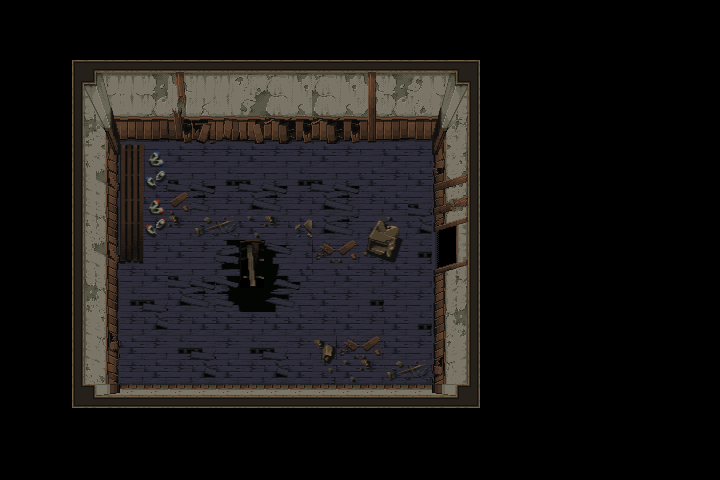

Below is a game level as drawn by its tile map, then a one-line description and the .tmx file that defines it, in full:
An orthogonal 30x20 tile map with 24x24 px tiles, 1 tile layer (Tile Layer 1), 2 tilesets and 8 objects (7x Obstacle, Player).

<map version="1.10" tiledversion="1.11.2" orientation="orthogonal" renderorder="right-down" width="30" height="20" tilewidth="24" tileheight="24" infinite="0" nextlayerid="3" nextobjectid="10">
 <tileset firstgid="1" source="../spritesheets/floor.tsx" />
 <tileset firstgid="257" source="../spritesheets/wall.tsx" />
 <layer id="1" name="Tile Layer 1" width="30" height="20">
  <data encoding="csv">
0,0,0,0,0,0,0,0,0,0,0,0,0,0,0,0,0,0,0,0,0,0,0,0,0,0,0,0,0,0,
0,0,0,0,0,0,0,0,0,0,0,0,0,0,0,0,0,0,0,0,0,0,0,0,0,0,0,0,0,0,
0,0,0,347,348,349,349,349,349,349,349,349,349,349,349,349,349,350,351,352,0,0,0,0,0,0,0,0,0,0,
0,0,0,363,364,273,274,283,276,277,278,279,280,279,280,281,274,275,367,368,0,0,0,0,0,0,0,0,0,0,
0,0,0,379,380,289,290,299,292,293,294,295,296,295,296,297,290,291,383,384,0,0,0,0,0,0,0,0,0,0,
0,0,0,395,396,305,306,315,308,309,310,311,312,311,312,313,306,307,399,424,0,0,0,0,0,0,0,0,0,0,
0,0,0,411,412,171,197,5,6,4,5,6,4,5,6,2,3,4,415,440,0,0,0,0,0,0,0,0,0,0,
0,0,0,465,418,187,213,21,22,20,21,22,20,21,22,18,19,5,455,456,0,0,0,0,0,0,0,0,0,0,
0,0,0,481,434,203,199,54,38,36,37,38,36,37,38,34,35,21,471,472,0,0,0,0,0,0,0,0,0,0,
0,0,0,497,450,219,215,70,67,68,69,70,71,37,38,39,40,37,431,432,0,0,0,0,0,0,0,0,0,0,
0,0,0,417,418,235,4,5,6,84,165,86,87,53,54,55,56,20,447,448,0,0,0,0,0,0,0,0,0,0,
0,0,0,433,434,4,5,21,22,100,181,102,103,2,3,4,3,36,463,464,0,0,0,0,0,0,0,0,0,0,
0,0,0,449,450,20,21,37,38,116,117,118,119,18,19,20,19,4,419,420,0,0,0,0,0,0,0,0,0,0,
0,0,0,465,466,36,37,4,5,3,4,5,3,34,35,36,35,20,435,436,0,0,0,0,0,0,0,0,0,0,
0,0,0,481,482,3,19,20,21,19,20,21,19,7,53,54,3,36,451,452,0,0,0,0,0,0,0,0,0,0,
0,0,0,497,498,19,35,36,37,35,36,37,35,23,69,70,67,68,467,468,0,0,0,0,0,0,0,0,0,0,
0,0,0,509,510,501,502,501,502,501,502,501,501,502,501,502,501,502,511,512,0,0,0,0,0,0,0,0,0,0,
0,0,0,0,0,0,0,0,0,0,0,0,0,0,0,0,0,0,0,0,0,0,0,0,0,0,0,0,0,0,
0,0,0,0,0,0,0,0,0,0,0,0,0,0,0,0,0,0,0,0,0,0,0,0,0,0,0,0,0,0,
0,0,0,0,0,0,0,0,0,0,0,0,0,0,0,0,0,0,0,0,0,0,0,0,0,0,0,0,0,0
</data>
 </layer>
 <objectgroup id="2" name="Obstacles">
  <object id="1" type="Obstacle" x="120" y="120" width="312" height="24" />
  <object id="3" type="Obstacle" x="96" y="384" width="336" height="24" />
  <object id="4" type="Obstacle" x="96" y="120" width="24" height="264" />
  <object id="5" type="Obstacle" x="432" y="120" width="24" height="288" />
  <object id="6" type="Obstacle" x="216" y="240" width="72" height="72" />
  <object id="7" type="Obstacle" x="360" y="216" width="48" height="48" />
  <object id="8" type="Obstacle" x="120" y="144" width="24" height="120" />
  <object id="9" type="Player" x="336" y="288" width="24" height="24" />
 </objectgroup>
</map>
